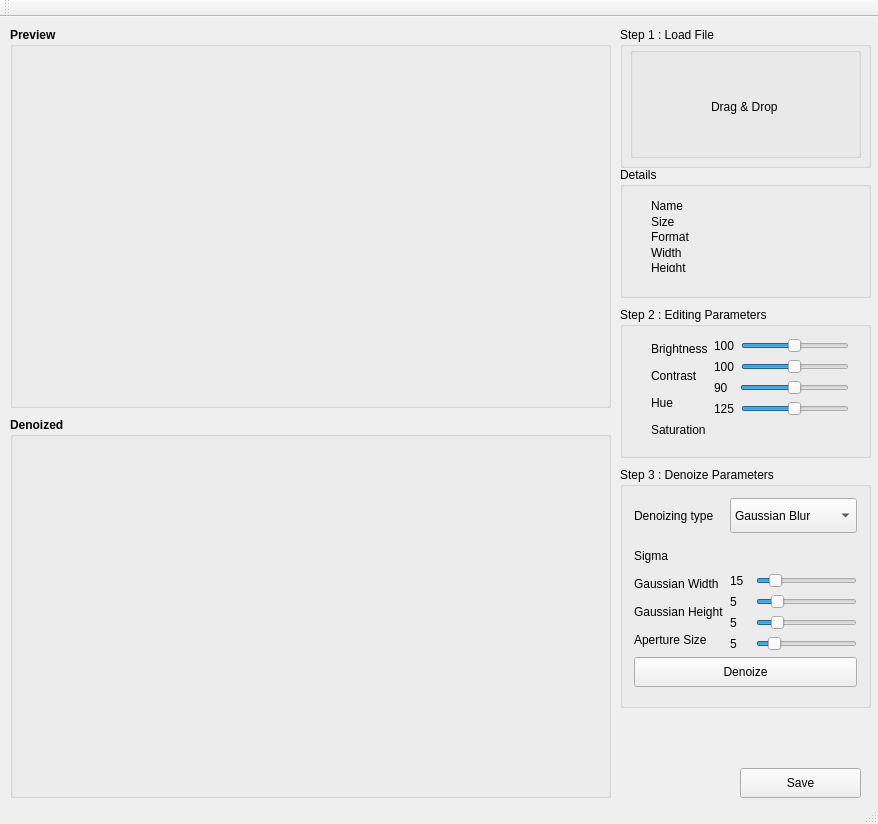
<?xml version="1.0" encoding="UTF-8"?>
<ui version="4.0">
 <class>MainWindow</class>
 <widget class="QMainWindow" name="MainWindow">
  <property name="geometry">
   <rect>
    <x>0</x>
    <y>0</y>
    <width>878</width>
    <height>824</height>
   </rect>
  </property>
  <property name="windowTitle">
   <string>SimpleImageEnhancer</string>
  </property>
  <widget class="QWidget" name="centralWidget">
   <widget class="QGroupBox" name="groupBox_6">
    <property name="geometry">
     <rect>
      <x>10</x>
      <y>400</y>
      <width>601</width>
      <height>381</height>
     </rect>
    </property>
    <property name="font">
     <font>
      <weight>75</weight>
      <bold>true</bold>
     </font>
    </property>
    <property name="title">
     <string>Denoized</string>
    </property>
    <widget class="QLabel" name="labelImgDenoized">
     <property name="geometry">
      <rect>
       <x>10</x>
       <y>20</y>
       <width>581</width>
       <height>351</height>
      </rect>
     </property>
     <property name="text">
      <string/>
     </property>
     <property name="scaledContents">
      <bool>false</bool>
     </property>
     <property name="alignment">
      <set>Qt::AlignCenter</set>
     </property>
    </widget>
   </widget>
   <widget class="QGroupBox" name="groupBox_7">
    <property name="geometry">
     <rect>
      <x>10</x>
      <y>10</y>
      <width>601</width>
      <height>381</height>
     </rect>
    </property>
    <property name="font">
     <font>
      <weight>75</weight>
      <bold>true</bold>
     </font>
    </property>
    <property name="title">
     <string>Preview</string>
    </property>
    <widget class="QLabel" name="labelImgPrevious">
     <property name="geometry">
      <rect>
       <x>10</x>
       <y>20</y>
       <width>581</width>
       <height>351</height>
      </rect>
     </property>
     <property name="autoFillBackground">
      <bool>false</bool>
     </property>
     <property name="frameShadow">
      <enum>QFrame::Raised</enum>
     </property>
     <property name="text">
      <string/>
     </property>
     <property name="scaledContents">
      <bool>false</bool>
     </property>
     <property name="alignment">
      <set>Qt::AlignCenter</set>
     </property>
    </widget>
   </widget>
   <widget class="QGroupBox" name="groupBox">
    <property name="geometry">
     <rect>
      <x>620</x>
      <y>10</y>
      <width>251</width>
      <height>141</height>
     </rect>
    </property>
    <property name="font">
     <font>
      <weight>50</weight>
      <bold>false</bold>
     </font>
    </property>
    <property name="title">
     <string>Step 1 : Load File</string>
    </property>
    <widget class="QGroupBox" name="groupBox_4">
     <property name="geometry">
      <rect>
       <x>10</x>
       <y>20</y>
       <width>231</width>
       <height>111</height>
      </rect>
     </property>
     <property name="acceptDrops">
      <bool>true</bool>
     </property>
     <property name="autoFillBackground">
      <bool>false</bool>
     </property>
     <property name="title">
      <string/>
     </property>
     <property name="alignment">
      <set>Qt::AlignCenter</set>
     </property>
     <widget class="QWidget" name="horizontalLayoutWidget">
      <property name="geometry">
       <rect>
        <x>9</x>
        <y>9</y>
        <width>211</width>
        <height>101</height>
       </rect>
      </property>
      <layout class="QHBoxLayout" name="horizontalLayout">
       <item>
        <spacer name="horizontalSpacer">
         <property name="orientation">
          <enum>Qt::Horizontal</enum>
         </property>
         <property name="sizeHint" stdset="0">
          <size>
           <width>40</width>
           <height>20</height>
          </size>
         </property>
        </spacer>
       </item>
       <item>
        <widget class="QLabel" name="label_2">
         <property name="text">
          <string>Drag &amp; Drop</string>
         </property>
        </widget>
       </item>
       <item>
        <spacer name="horizontalSpacer_2">
         <property name="orientation">
          <enum>Qt::Horizontal</enum>
         </property>
         <property name="sizeHint" stdset="0">
          <size>
           <width>40</width>
           <height>20</height>
          </size>
         </property>
        </spacer>
       </item>
      </layout>
     </widget>
    </widget>
   </widget>
   <widget class="QGroupBox" name="groupBox_2">
    <property name="geometry">
     <rect>
      <x>620</x>
      <y>450</y>
      <width>251</width>
      <height>241</height>
     </rect>
    </property>
    <property name="title">
     <string>Step 3 : Denoize Parameters</string>
    </property>
    <layout class="QGridLayout" name="gridLayout">
     <item row="0" column="0">
      <layout class="QVBoxLayout" name="verticalLayout">
       <item>
        <layout class="QHBoxLayout" name="horizontalLayout_3">
         <item>
          <layout class="QVBoxLayout" name="verticalLayout_4">
           <item>
            <widget class="QLabel" name="label_3">
             <property name="minimumSize">
              <size>
               <width>0</width>
               <height>35</height>
              </size>
             </property>
             <property name="text">
              <string>Denoizing type </string>
             </property>
            </widget>
           </item>
           <item>
            <spacer name="verticalSpacer_2">
             <property name="orientation">
              <enum>Qt::Vertical</enum>
             </property>
             <property name="sizeHint" stdset="0">
              <size>
               <width>20</width>
               <height>40</height>
              </size>
             </property>
            </spacer>
           </item>
           <item>
            <widget class="QLabel" name="label_sigma_2">
             <property name="minimumSize">
              <size>
               <width>0</width>
               <height>22</height>
              </size>
             </property>
             <property name="text">
              <string>Sigma</string>
             </property>
            </widget>
           </item>
           <item>
            <widget class="QLabel" name="label_kernelWidth">
             <property name="minimumSize">
              <size>
               <width>0</width>
               <height>22</height>
              </size>
             </property>
             <property name="text">
              <string>Gaussian Width</string>
             </property>
            </widget>
           </item>
           <item>
            <widget class="QLabel" name="label_kernelHeight">
             <property name="minimumSize">
              <size>
               <width>0</width>
               <height>22</height>
              </size>
             </property>
             <property name="text">
              <string>Gaussian Height</string>
             </property>
            </widget>
           </item>
           <item>
            <widget class="QLabel" name="label_aperture">
             <property name="minimumSize">
              <size>
               <width>0</width>
               <height>22</height>
              </size>
             </property>
             <property name="text">
              <string>Aperture Size</string>
             </property>
            </widget>
           </item>
          </layout>
         </item>
         <item>
          <layout class="QVBoxLayout" name="verticalLayout_5">
           <item>
            <widget class="QComboBox" name="comboBoxDenoiseType">
             <property name="minimumSize">
              <size>
               <width>0</width>
               <height>35</height>
              </size>
             </property>
             <item>
              <property name="text">
               <string>Gaussian Blur</string>
              </property>
             </item>
             <item>
              <property name="text">
               <string>Median Blur</string>
              </property>
             </item>
             <item>
              <property name="text">
               <string>NlMeans</string>
              </property>
             </item>
            </widget>
           </item>
           <item>
            <spacer name="verticalSpacer_5">
             <property name="orientation">
              <enum>Qt::Vertical</enum>
             </property>
             <property name="sizeHint" stdset="0">
              <size>
               <width>20</width>
               <height>40</height>
              </size>
             </property>
            </spacer>
           </item>
           <item>
            <layout class="QHBoxLayout" name="horizontalLayout_4">
             <item>
              <widget class="QLabel" name="label_valueSigma">
               <property name="minimumSize">
                <size>
                 <width>20</width>
                 <height>0</height>
                </size>
               </property>
               <property name="text">
                <string>15</string>
               </property>
              </widget>
             </item>
             <item>
              <widget class="QSlider" name="horizontalSlider_Sigma">
               <property name="minimum">
                <number>1</number>
               </property>
               <property name="maximum">
                <number>100</number>
               </property>
               <property name="pageStep">
                <number>5</number>
               </property>
               <property name="value">
                <number>15</number>
               </property>
               <property name="orientation">
                <enum>Qt::Horizontal</enum>
               </property>
              </widget>
             </item>
            </layout>
           </item>
           <item>
            <layout class="QHBoxLayout" name="horizontalLayout_6">
             <item>
              <widget class="QLabel" name="label_valueKW">
               <property name="minimumSize">
                <size>
                 <width>20</width>
                 <height>0</height>
                </size>
               </property>
               <property name="text">
                <string>5</string>
               </property>
              </widget>
             </item>
             <item>
              <widget class="QSlider" name="horizontalSlider_KernelWidth">
               <property name="minimum">
                <number>1</number>
               </property>
               <property name="maximum">
                <number>25</number>
               </property>
               <property name="pageStep">
                <number>5</number>
               </property>
               <property name="value">
                <number>5</number>
               </property>
               <property name="orientation">
                <enum>Qt::Horizontal</enum>
               </property>
              </widget>
             </item>
            </layout>
           </item>
           <item>
            <layout class="QHBoxLayout" name="horizontalLayout_5">
             <item>
              <widget class="QLabel" name="label_valueKH">
               <property name="minimumSize">
                <size>
                 <width>20</width>
                 <height>0</height>
                </size>
               </property>
               <property name="text">
                <string>5</string>
               </property>
              </widget>
             </item>
             <item>
              <widget class="QSlider" name="horizontalSlider_KernelHeight">
               <property name="minimum">
                <number>1</number>
               </property>
               <property name="maximum">
                <number>25</number>
               </property>
               <property name="pageStep">
                <number>5</number>
               </property>
               <property name="value">
                <number>5</number>
               </property>
               <property name="orientation">
                <enum>Qt::Horizontal</enum>
               </property>
              </widget>
             </item>
            </layout>
           </item>
           <item>
            <layout class="QHBoxLayout" name="horizontalLayout_7">
             <item>
              <widget class="QLabel" name="label_valueAperture">
               <property name="minimumSize">
                <size>
                 <width>20</width>
                 <height>0</height>
                </size>
               </property>
               <property name="text">
                <string>5</string>
               </property>
              </widget>
             </item>
             <item>
              <widget class="QSlider" name="horizontalSlider_Aperture">
               <property name="minimum">
                <number>2</number>
               </property>
               <property name="maximum">
                <number>25</number>
               </property>
               <property name="pageStep">
                <number>5</number>
               </property>
               <property name="value">
                <number>5</number>
               </property>
               <property name="orientation">
                <enum>Qt::Horizontal</enum>
               </property>
              </widget>
             </item>
            </layout>
           </item>
          </layout>
         </item>
        </layout>
       </item>
       <item>
        <widget class="QPushButton" name="pushButtonRun">
         <property name="minimumSize">
          <size>
           <width>0</width>
           <height>30</height>
          </size>
         </property>
         <property name="text">
          <string>Denoize</string>
         </property>
         <property name="flat">
          <bool>false</bool>
         </property>
        </widget>
       </item>
      </layout>
     </item>
     <item row="1" column="0">
      <spacer name="verticalSpacer">
       <property name="orientation">
        <enum>Qt::Vertical</enum>
       </property>
       <property name="sizeHint" stdset="0">
        <size>
         <width>20</width>
         <height>40</height>
        </size>
       </property>
      </spacer>
     </item>
    </layout>
   </widget>
   <widget class="QGroupBox" name="groupBox_5">
    <property name="geometry">
     <rect>
      <x>620</x>
      <y>150</y>
      <width>251</width>
      <height>131</height>
     </rect>
    </property>
    <property name="title">
     <string>Details</string>
    </property>
    <widget class="QWidget" name="horizontalLayoutWidget_2">
     <property name="geometry">
      <rect>
       <x>20</x>
       <y>23</y>
       <width>221</width>
       <height>93</height>
      </rect>
     </property>
     <layout class="QHBoxLayout" name="horizontalLayout_2">
      <item>
       <layout class="QVBoxLayout" name="verticalLayout_2">
        <item>
         <widget class="QLabel" name="label_9">
          <property name="text">
           <string>Name</string>
          </property>
         </widget>
        </item>
        <item>
         <widget class="QLabel" name="label_6">
          <property name="text">
           <string>Size</string>
          </property>
         </widget>
        </item>
        <item>
         <widget class="QLabel" name="label_8">
          <property name="text">
           <string>Format</string>
          </property>
         </widget>
        </item>
        <item>
         <widget class="QLabel" name="label_5">
          <property name="text">
           <string>Width</string>
          </property>
         </widget>
        </item>
        <item>
         <widget class="QLabel" name="label_7">
          <property name="text">
           <string>Height</string>
          </property>
         </widget>
        </item>
       </layout>
      </item>
      <item>
       <layout class="QVBoxLayout" name="verticalLayout_3">
        <item>
         <widget class="QLabel" name="label_Name">
          <property name="text">
           <string/>
          </property>
         </widget>
        </item>
        <item>
         <widget class="QLabel" name="label_Size">
          <property name="text">
           <string/>
          </property>
         </widget>
        </item>
        <item>
         <widget class="QLabel" name="label_Format">
          <property name="text">
           <string/>
          </property>
         </widget>
        </item>
        <item>
         <widget class="QLabel" name="label_Width">
          <property name="text">
           <string/>
          </property>
         </widget>
        </item>
        <item>
         <widget class="QLabel" name="label_Height">
          <property name="text">
           <string/>
          </property>
         </widget>
        </item>
       </layout>
      </item>
      <item>
       <spacer name="horizontalSpacer_3">
        <property name="orientation">
         <enum>Qt::Horizontal</enum>
        </property>
        <property name="sizeHint" stdset="0">
         <size>
          <width>40</width>
          <height>20</height>
         </size>
        </property>
       </spacer>
      </item>
     </layout>
    </widget>
   </widget>
   <widget class="QGroupBox" name="groupBox_8">
    <property name="geometry">
     <rect>
      <x>620</x>
      <y>290</y>
      <width>251</width>
      <height>151</height>
     </rect>
    </property>
    <property name="title">
     <string>Step 2 : Editing Parameters</string>
    </property>
    <widget class="QWidget" name="horizontalLayoutWidget_4">
     <property name="geometry">
      <rect>
       <x>20</x>
       <y>20</y>
       <width>220</width>
       <height>124</height>
      </rect>
     </property>
     <layout class="QHBoxLayout" name="horizontalLayout_9">
      <item>
       <layout class="QVBoxLayout" name="verticalLayout_6">
        <item>
         <widget class="QLabel" name="label_brightness">
          <property name="minimumSize">
           <size>
            <width>0</width>
            <height>22</height>
           </size>
          </property>
          <property name="text">
           <string>Brightness</string>
          </property>
         </widget>
        </item>
        <item>
         <widget class="QLabel" name="label_contrast">
          <property name="minimumSize">
           <size>
            <width>0</width>
            <height>22</height>
           </size>
          </property>
          <property name="text">
           <string>Contrast</string>
          </property>
         </widget>
        </item>
        <item>
         <widget class="QLabel" name="label_contrast_2">
          <property name="minimumSize">
           <size>
            <width>0</width>
            <height>22</height>
           </size>
          </property>
          <property name="text">
           <string>Hue</string>
          </property>
         </widget>
        </item>
        <item>
         <widget class="QLabel" name="label_contrast_3">
          <property name="minimumSize">
           <size>
            <width>0</width>
            <height>22</height>
           </size>
          </property>
          <property name="text">
           <string>Saturation</string>
          </property>
         </widget>
        </item>
        <item>
         <spacer name="verticalSpacer_3">
          <property name="orientation">
           <enum>Qt::Vertical</enum>
          </property>
          <property name="sizeHint" stdset="0">
           <size>
            <width>20</width>
            <height>40</height>
           </size>
          </property>
         </spacer>
        </item>
       </layout>
      </item>
      <item>
       <layout class="QVBoxLayout" name="verticalLayout_7">
        <item>
         <layout class="QHBoxLayout" name="horizontalLayout_11">
          <item>
           <widget class="QLabel" name="label_valueBright">
            <property name="minimumSize">
             <size>
              <width>20</width>
              <height>0</height>
             </size>
            </property>
            <property name="text">
             <string>100</string>
            </property>
           </widget>
          </item>
          <item>
           <widget class="QSlider" name="horizontalSlider_Brightness">
            <property name="minimum">
             <number>1</number>
            </property>
            <property name="maximum">
             <number>200</number>
            </property>
            <property name="pageStep">
             <number>5</number>
            </property>
            <property name="value">
             <number>100</number>
            </property>
            <property name="sliderPosition">
             <number>100</number>
            </property>
            <property name="orientation">
             <enum>Qt::Horizontal</enum>
            </property>
           </widget>
          </item>
         </layout>
        </item>
        <item>
         <layout class="QHBoxLayout" name="horizontalLayout_12">
          <item>
           <widget class="QLabel" name="label_valueConstrast">
            <property name="minimumSize">
             <size>
              <width>20</width>
              <height>0</height>
             </size>
            </property>
            <property name="text">
             <string>100</string>
            </property>
           </widget>
          </item>
          <item>
           <widget class="QSlider" name="horizontalSlider_Constrast">
            <property name="minimum">
             <number>1</number>
            </property>
            <property name="maximum">
             <number>200</number>
            </property>
            <property name="pageStep">
             <number>5</number>
            </property>
            <property name="value">
             <number>100</number>
            </property>
            <property name="orientation">
             <enum>Qt::Horizontal</enum>
            </property>
           </widget>
          </item>
         </layout>
        </item>
        <item>
         <layout class="QHBoxLayout" name="horizontalLayout_13">
          <item>
           <widget class="QLabel" name="label_valueHue">
            <property name="minimumSize">
             <size>
              <width>20</width>
              <height>0</height>
             </size>
            </property>
            <property name="text">
             <string>90</string>
            </property>
           </widget>
          </item>
          <item>
           <widget class="QSlider" name="horizontalSlider_Hue">
            <property name="minimum">
             <number>0</number>
            </property>
            <property name="maximum">
             <number>179</number>
            </property>
            <property name="pageStep">
             <number>5</number>
            </property>
            <property name="value">
             <number>90</number>
            </property>
            <property name="orientation">
             <enum>Qt::Horizontal</enum>
            </property>
           </widget>
          </item>
         </layout>
        </item>
        <item>
         <layout class="QHBoxLayout" name="horizontalLayout_14">
          <item>
           <widget class="QLabel" name="label_valueSaturation">
            <property name="minimumSize">
             <size>
              <width>20</width>
              <height>0</height>
             </size>
            </property>
            <property name="text">
             <string>125</string>
            </property>
           </widget>
          </item>
          <item>
           <widget class="QSlider" name="horizontalSlider_Saturation">
            <property name="minimum">
             <number>0</number>
            </property>
            <property name="maximum">
             <number>255</number>
            </property>
            <property name="pageStep">
             <number>5</number>
            </property>
            <property name="value">
             <number>125</number>
            </property>
            <property name="orientation">
             <enum>Qt::Horizontal</enum>
            </property>
           </widget>
          </item>
         </layout>
        </item>
        <item>
         <spacer name="verticalSpacer_4">
          <property name="orientation">
           <enum>Qt::Vertical</enum>
          </property>
          <property name="sizeHint" stdset="0">
           <size>
            <width>20</width>
            <height>40</height>
           </size>
          </property>
         </spacer>
        </item>
       </layout>
      </item>
     </layout>
    </widget>
   </widget>
   <widget class="QWidget" name="horizontalLayoutWidget_8">
    <property name="geometry">
     <rect>
      <x>730</x>
      <y>740</y>
      <width>141</width>
      <height>41</height>
     </rect>
    </property>
    <layout class="QHBoxLayout" name="horizontalLayout_8">
     <property name="leftMargin">
      <number>10</number>
     </property>
     <property name="rightMargin">
      <number>10</number>
     </property>
     <item>
      <widget class="QPushButton" name="pushButtonSave">
       <property name="minimumSize">
        <size>
         <width>0</width>
         <height>30</height>
        </size>
       </property>
       <property name="text">
        <string>Save</string>
       </property>
      </widget>
     </item>
    </layout>
   </widget>
  </widget>
  <widget class="QMenuBar" name="menuBar">
   <property name="geometry">
    <rect>
     <x>0</x>
     <y>0</y>
     <width>878</width>
     <height>21</height>
    </rect>
   </property>
  </widget>
  <widget class="QToolBar" name="mainToolBar">
   <attribute name="toolBarArea">
    <enum>TopToolBarArea</enum>
   </attribute>
   <attribute name="toolBarBreak">
    <bool>false</bool>
   </attribute>
  </widget>
  <widget class="QStatusBar" name="statusBar"/>
 </widget>
 <layoutdefault spacing="6" margin="11"/>
 <resources/>
 <connections/>
</ui>
